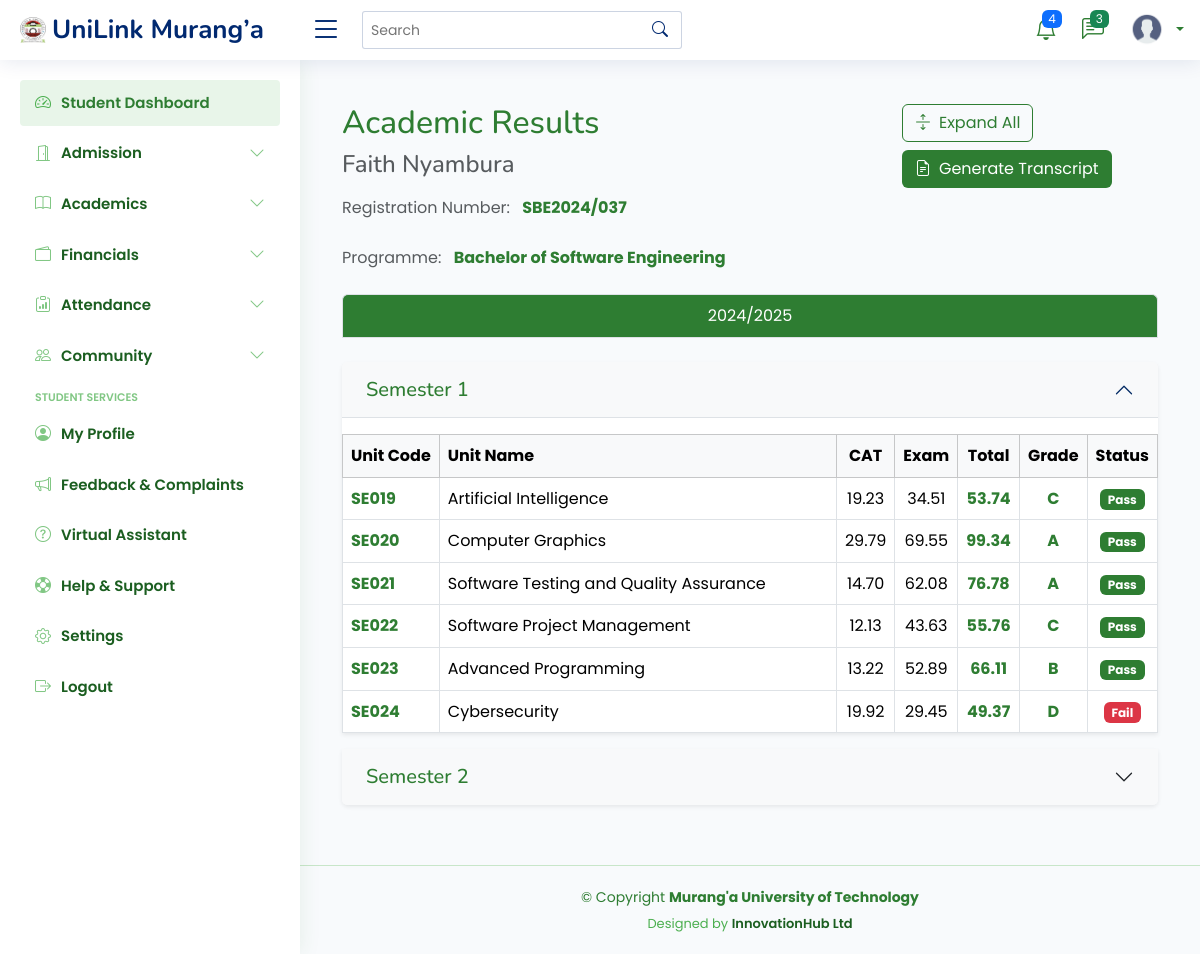
/results/ (signed in), run on an earlier commit of the app's database.
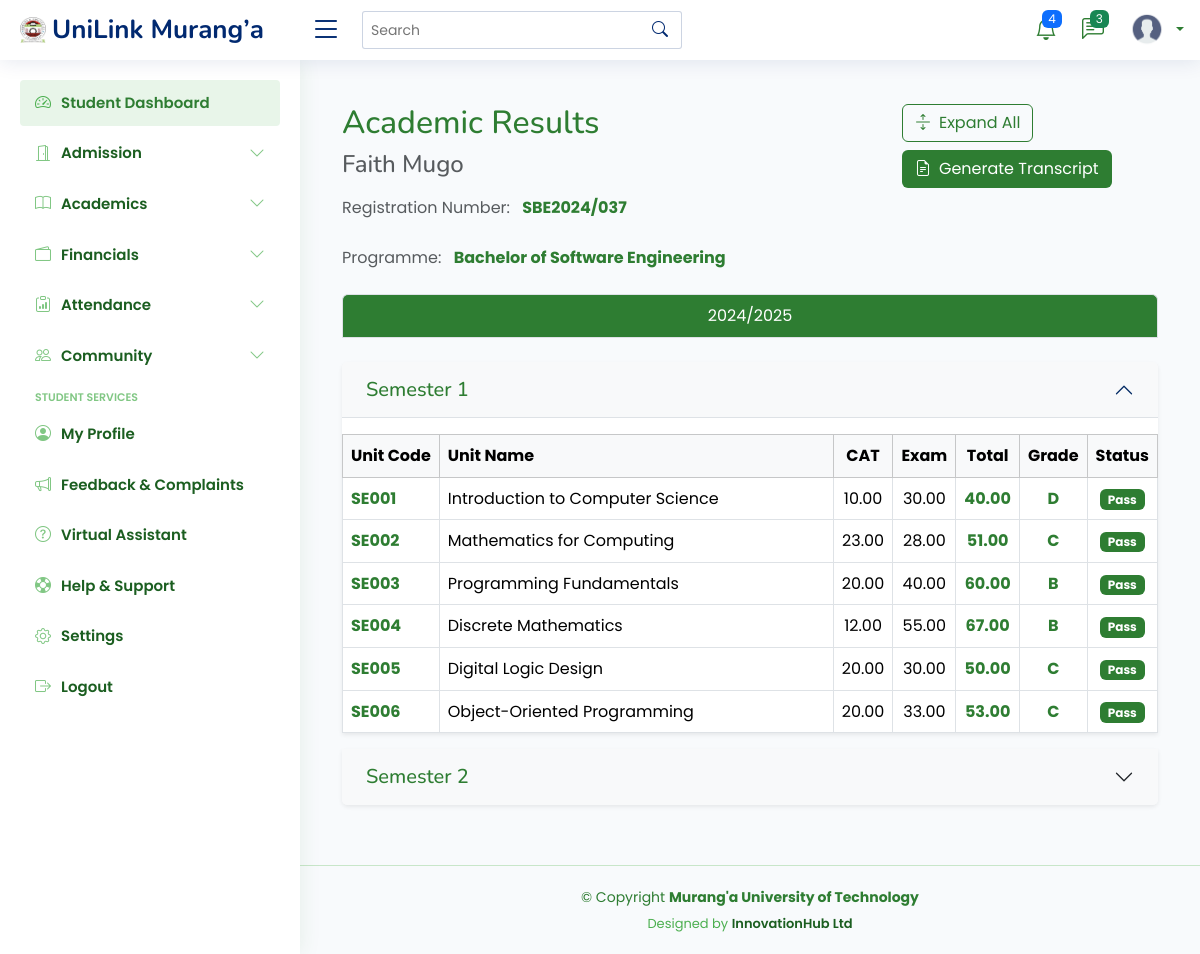
And on a later commit of the database.
### students_portal/models.py (models this page shows, shortened)
class Student(models.Model):
    registration_number = models.CharField(max_length=20, unique=True)
    first_name = models.CharField(max_length=100)
    last_name = models.CharField(max_length=100)
    middle_name = models.CharField(max_length=100, blank=True, null=True)
    id_number = models.CharField(max_length=20, blank=True, null=True)
    profile_picture = models.ImageField(upload_to='lecturer_profiles/', blank=True, null=True)
    programme = models.ForeignKey(Programme, on_delete=models.CASCADE, related_name='students')
    current_year = models.IntegerField()
    current_semester = models.IntegerField()
    date_of_admission = models.DateField()
    expected_graduation_date = models.DateField(blank=True, null=True)
    date_of_birth = models.DateField(blank=True, null=True)
    gender = models.CharField(max_length=10, choices=[
        ('M', 'Male'),
        ('F', 'Female'),
        ('O', 'Other')
    ], blank=True, null=True)
    email = models.EmailField(blank=True, null=True)
    phone_number = models.CharField(max_length=15, blank=True, null=True)
    religion = models.CharField(max_length=50, blank=True, null=True)
    county = models.CharField(max_length=50, blank=True, null=True)
    town = models.CharField(max_length=50, blank=True, null=True)
    postal_address = models.CharField(max_length=100, blank=True, null=True)
    postal_code = models.CharField(max_length=10, blank=True, null=True)
    parent_name = models.CharField(max_length=100, blank=True, null=True)
    parent_phone = models.CharField(max_length=15, blank=True, null=True)
    emergency_contact_name = models.CharField(max_length=100, blank=True, null=True)
    emergency_contact_relationship = models.CharField(max_length=50, blank=True, null=True)
    emergency_contact_phone = models.CharField(max_length=15, blank=True, null=True)
    is_active = models.BooleanField(default=True)
    status = models.CharField(max_length=20, choices=[
        ('active', 'Active'),
        ('inactive', 'Inactive'),
        ('graduated', 'Graduated'),
        ('deferred', 'Deferred'),
        ('suspended', 'Suspended'),
        ('transferred', 'Transferred'),
        ('withdrawn', 'Withdrawn')
    ], default='active')
    entry_mode = models.CharField(max_length=20, choices=[
        ('government_sponsored', 'Government-Sponsored'),
        ('self_sponsored', 'Self-Sponsored'),
        ('parallel', 'Parallel'),
        ('exchange', 'Exchange'),
        ('transfer', 'Transfer')
    ], default='government_sponsored')
    scholarship_info = models.TextField(blank=True, null=True)
    created_at = models.DateTimeField(auto_now_add=True)
    updated_at = models.DateTimeField(auto_now=True)
    def get_full_name(self):
        if self.middle_name:
            return f"{self.first_name} {self.middle_name} {self.last_name}"
        return f"{self.first_name} {self.last_name}"

class Unit(models.Model):
    name = models.CharField(max_length=200)
    code = models.CharField(max_length=20, unique=True)
    description = models.TextField(blank=True, null=True)
    credit_hours = models.IntegerField(default=3)
    is_core = models.BooleanField(default=True)

class StudentUnitGrade(models.Model):
    enrollment = models.OneToOneField(StudentEnrollment, on_delete=models.CASCADE, related_name='final_grade')
    cat_average = models.DecimalField(max_digits=5, decimal_places=2)
    exam_score = models.DecimalField(max_digits=5, decimal_places=2)
    total_score = models.DecimalField(max_digits=5, decimal_places=2, null=True, blank=True)
    grade = models.ForeignKey(GradeSystem, on_delete=models.PROTECT, related_name='student_grades', null=True, blank=True)
    is_pass = models.BooleanField(default=False)
    remarks = models.TextField(blank=True, null=True)

class Programme(models.Model):
    name = models.CharField(max_length=200)
    code = models.CharField(max_length=20, unique=True)
    department = models.ForeignKey(Department, on_delete=models.CASCADE, related_name='programmes')
    duration_years = models.IntegerField()
    semesters_per_year = models.IntegerField(default=2)
    description = models.TextField(blank=True, null=True)

### students_portal/views.py (the view, shortened to what this page needs)
# urls.py: path('results/', views.student_results_view, name='academic_results'),
@login_required
def student_results_view(request):
    try:
        student = Student.objects.get(
            registration_number=request.user.username
        )
    except Student.DoesNotExist:
        messages.error(request, "No student profile found for your account.")
        return render(request, 'students/no_profile.html')
    enrolled_semester_ids = StudentEnrollment.objects.filter(
        student=student
    ).values_list('semester_id', flat=True).distinct()
    academic_years = AcademicYear.objects.filter(
        semesters__id__in=enrolled_semester_ids
    ).distinct().order_by('-start_date')
    results_by_year = {}
    for academic_year in academic_years:
        semesters = Semester.objects.filter(
            academic_year=academic_year
        ).order_by('number')
        semester_results = {}
        for semester in semesters:
            enrollments = StudentEnrollment.objects.filter(
                student=student,
                semester=semester
            ).select_related(
                'programme_unit__unit'
            ).prefetch_related(
                Prefetch(
                    'final_grade',
                    queryset=StudentUnitGrade.objects.select_related('grade')
                )
            )
            units_results = []
            for enrollment in enrollments:
                unit = enrollment.programme_unit.unit
                if hasattr(enrollment, 'final_grade'):
                    grade = enrollment.final_grade
                    unit_result = {
                        'unit_code': unit.code,
                        'unit_name': unit.name,
                        'credit_hours': unit.credit_hours,
                        'cat_score': grade.cat_average,
                        'exam_score': grade.exam_score,
                        'total_score': grade.total_score,
                        'grade': grade.grade.grade,
                        'points': grade.grade.points,
                        'is_pass': grade.is_pass,
                        'remarks': grade.remarks,
                    }
                units_results.append(unit_result)
            semester_results[semester.number] = {
                'semester_name': semester.name,
                'units': units_results,
            }
        results_by_year[academic_year.name] = {
            'semesters': semester_results,
            'year_name': academic_year.name,
        }
    context = {
        'student': student,
        'results_by_year': results_by_year,
    }
    return render(request, 'students/academic_results.html', context)

### templates/students/academic_results.html (shortened to what the changed rows need)
{% extends "base/base.html" %}
{% block content %}
<div class="container-fluid py-4">
    <div class="row mb-4">
        <div class="col-lg-8 col-md-12">
            <div class="d-flex flex-column">
                <h1 class="h2 mb-2" style="color: #2E7D32;">Academic Results</h1>
                <h2 class="h4 text-muted mb-3">{{ student.get_full_name }}</h2>
                <div class="d-flex flex-wrap gap-4">
                    <div>
                        <span class="text-muted">Registration Number:</span>
                        <span class="fw-bold ms-2" style="color: #2E7D32;">{{ student.registration_number }}</span>
                    </div>
                    <div>
                        <span class="text-muted">Programme:</span>
                        <span class="fw-bold ms-2" style="color: #2E7D32;">{{ student.programme.name }}</span>
                    </div>
                </div>
            </div>
        </div>
    </div>
    {% if results_by_year %}
    <div class="row">
        <div class="col-12">
            <div class="tab-content" id="yearTabContent">
                {% for year_name, year_data in results_by_year.items %}
                <div class="tab-pane fade {% if forloop.first %}show active{% endif %}"
                     id="tab-{{ forloop.counter }}"
                     role="tabpanel"
                     aria-labelledby="tab-{{ forloop.counter }}-tab">
                    <div class="accordion" id="semesterAccordion-{{ forloop.counter }}">
                        {% for semester_number, semester_data in year_data.semesters.items %}
                        <div class="accordion-item mb-3 border-0 shadow-sm">
                            <div class="accordion-header">
                                <button class="accordion-button {% if not forloop.first %}collapsed{% endif %} d-flex justify-content-between py-3 px-4"
                                        type="button"
                                        data-bs-toggle="collapse"
                                        data-bs-target="#collapse-{{ forloop.parentloop.counter }}-{{ forloop.counter }}"
                                        aria-expanded="{% if forloop.first %}true{% else %}false{% endif %}"
                                        aria-controls="collapse-{{ forloop.parentloop.counter }}-{{ forloop.counter }}"
                                        style="background-color: #f8f9fa; color: #2E7D32;">
                                    <h3 class="h5 mb-0">Semester {{ semester_number }}</h3>
                                </button>
                            </div>
                            <div id="collapse-{{ forloop.parentloop.counter }}-{{ forloop.counter }}"
                                 class="accordion-collapse collapse {% if forloop.first %}show{% endif %}"
                                 data-bs-parent="#semesterAccordion-{{ forloop.counter }}">
                                <div class="accordion-body px-0 pt-3 pb-0">
                                    {% if semester_data.units %}
                                    <div class="table-responsive">
                                        <table class="table table-hover table-bordered align-middle mb-0">
                                            <thead class="table-light" style="background-color: #2E7D32; color: white;">
                                                <tr>
                                                    <th class="text-nowrap">Unit Code</th>
                                                    <th class="w-100">Unit Name</th>
                                                    <th class="text-nowrap text-center">CAT</th>
                                                    <th class="text-nowrap text-center">Exam</th>
                                                    <th class="text-nowrap text-center">Total</th>
                                                    <th class="text-nowrap text-center">Grade</th>
                                                    <th class="text-nowrap text-center">Status</th>
                                                </tr>
                                            </thead>
                                            <tbody>
                                                {% for unit in semester_data.units %}
                                                <tr>
                                                    <td class="fw-bold" style="color: #2E7D32;">{{ unit.unit_code }}</td>
                                                    <td>{{ unit.unit_name }}</td>
                                                    <td class="text-center">
                                                        {% if unit.cat_score == 0 %}
                                                        <span class="text-muted">N/A</span>
                                                        {% else %}
                                                        {{ unit.cat_score }}
                                                        {% endif %}
                                                    </td>
                                                    <td class="text-center">{{ unit.exam_score }}</td>
                                                    <td class="text-center fw-bold" style="color: #2E7D32;">{{ unit.total_score }}</td>
                                                    <td class="text-center fw-bold" style="color: #2E7D32;">{{ unit.grade }}</td>
                                                    <td class="text-center">
                                                        {% if unit.exam_score %}
                                                            {% if unit.is_pass %}
                                                                <span class="badge" style="background-color: #2E7D32; color: white;">Pass</span>
                                                            {% else %}
                                                                <span class="badge bg-danger">Fail</span>
                                                            {% endif %}
                                                        {% else %}
                                                            <span class="badge bg-secondary">N/A</span>
                                                        {% endif %}
                                                    </td>
                                                </tr>
                                                {% endfor %}
                                            </tbody>
                                        </table>
                                    </div>
                                    {% else %}
                                    <div class="alert alert-info mb-0">
                                        <i class="bi bi-info-circle me-2"></i>
                                        No results available for Semester {{ semester_number }}.
                                    </div>
                                    {% endif %}
                                </div>
                            </div>
                        </div>
                        {% endfor %}
                    </div>
                </div>
                {% endfor %}
            </div>
        </div>
    </div>
    {% endif %}
</div>
{% endblock %}

What changed in the data, as far as the page shows it:
no longer on this page (row unchanged): Unit: unit_code "SE019", unit_name "Artificial Intelligence"
removed StudentUnitGrade: cat_score "19.23", exam_score "34.51", total_score "53.74"
no longer on this page (row unchanged): Unit: unit_code "SE020", unit_name "Computer Graphics"
removed StudentUnitGrade: cat_score "29.79", exam_score "69.55", total_score "99.34"
no longer on this page (row unchanged): Unit: unit_code "SE021", unit_name "Software Testing and Quality Assurance"
removed StudentUnitGrade: cat_score "14.70", exam_score "62.08", total_score "76.78"
no longer on this page (row unchanged): Unit: unit_code "SE022", unit_name "Software Project Management"
removed StudentUnitGrade: cat_score "12.13", exam_score "43.63", total_score "55.76"
no longer on this page (row unchanged): Unit: unit_code "SE023", unit_name "Advanced Programming"
removed StudentUnitGrade: cat_score "13.22", exam_score "52.89", total_score "66.11"
no longer on this page (row unchanged): Unit: unit_code "SE024", unit_name "Cybersecurity"
removed StudentUnitGrade: cat_score "19.92", exam_score "29.45", total_score "49.37"
changed Student "SBE2024/037": get_full_name "Faith Nyambura" → "Faith Mugo"
now on this page (row unchanged): Unit: unit_code "SE001", unit_name "Introduction to Computer Science"
added StudentUnitGrade: cat_score "10.00", exam_score "30.00", total_score "40.00"
now on this page (row unchanged): Unit: unit_code "SE002", unit_name "Mathematics for Computing"
added StudentUnitGrade: cat_score "23.00", exam_score "28.00", total_score "51.00"
now on this page (row unchanged): Unit: unit_code "SE003", unit_name "Programming Fundamentals"
added StudentUnitGrade: cat_score "20.00", exam_score "40.00", total_score "60.00"
now on this page (row unchanged): Unit: unit_code "SE004", unit_name "Discrete Mathematics"
added StudentUnitGrade: cat_score "12.00", exam_score "55.00", total_score "67.00"
now on this page (row unchanged): Unit: unit_code "SE005", unit_name "Digital Logic Design"
added StudentUnitGrade: cat_score "20.00", exam_score "30.00", total_score "50.00"
now on this page (row unchanged): Unit: unit_code "SE006", unit_name "Object-Oriented Programming"
added StudentUnitGrade: cat_score "20.00", exam_score "33.00", total_score "53.00"
Also different on the page:
list line gone: "C Pass A Pass A Pass C Pass B Pass D Fail"
new list line: "D Pass C Pass B Pass B Pass C Pass C Pass"
